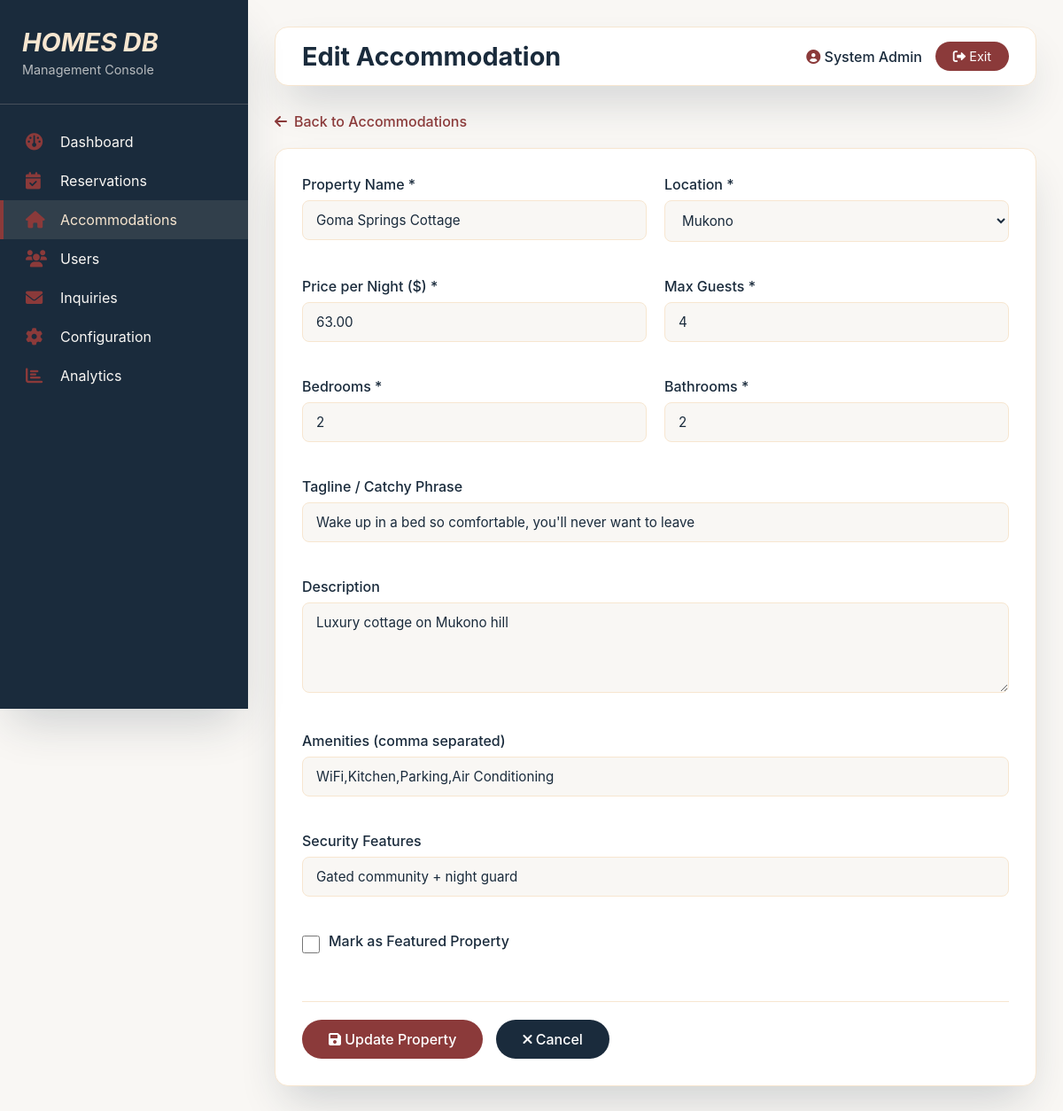
/admin/edit-accomodation.php?id=2 (signed in), run on the app's committed database.
### tables this page shows
CREATE TABLE `accommodations` (
  `accom_id` int(11) NOT NULL,
  `accom_slug` varchar(100) NOT NULL,
  `accom_name` varchar(200) NOT NULL,
  `accom_location` varchar(100) NOT NULL,
  `accom_price` decimal(10,2) NOT NULL,
  `accom_description` text DEFAULT NULL,
  `accom_bedrooms` int(11) DEFAULT 1,
  `accom_bathrooms` int(11) DEFAULT 1,
  `accom_max_guests` int(11) DEFAULT 2,
  `accom_amenities` text DEFAULT NULL,
  `accom_image_url` varchar(500) DEFAULT NULL,
  `accom_rating` decimal(2,1) DEFAULT 4.5,
  `accom_reviews` int(11) DEFAULT 0,
  `accom_tagline` varchar(200) DEFAULT NULL,
  `accom_security` varchar(200) DEFAULT NULL,
  `accom_featured` tinyint(1) DEFAULT 0,
  `accom_created_at` timestamp NOT NULL DEFAULT current_timestamp()
);

### db_config.php (called while the page is built)
<?php
$db_host = 'localhost';
$db_name = 'homes_db';
$db_user = 'root';
$db_pass = '';
try {
    $db_connection = new PDO("mysql:host=$db_host;dbname=$db_name;charset=utf8mb4", $db_user, $db_pass);
    $db_connection->setAttribute(PDO::ATTR_ERRMODE, PDO::ERRMODE_EXCEPTION);
    $db_connection->setAttribute(PDO::ATTR_DEFAULT_FETCH_MODE, PDO::FETCH_ASSOC);
} catch (PDOException $e) {
    die("Connection failed to database $db_name : " . $e->getMessage());
}
function db_query($sql, $params = []) {
    global $db_connection;
    $stmt = $db_connection->prepare($sql);
    $stmt->execute($params);
    return $stmt;
}
?>

### admin/edit-accomodation.php (the view, shortened to what this page needs)
<?php
require_once '../db_config.php';
$accom_id = isset($_GET['id']) ? $_GET['id'] : 0;
$accommodation = db_query("SELECT * FROM accommodations WHERE accom_id = ?", [$accom_id])->fetch();
?>
<!DOCTYPE html>
<html lang="en">
<head>
    <link rel="stylesheet" href="https://cdnjs.cloudflare.com/ajax/libs/font-awesome/6.0.0-beta3/css/all.min.css">
</head>
<body>
    <div class="nav-sidebar">
        <div class="sidebar-header">
            <h2>HOMES DB</h2>
            <p>Management Console</p>
        </div>
        <div class="nav-menu">
            <a href="dashboard.php" class="nav-item">
                <i class="fas fa-dashboard"></i>
                <span>Dashboard</span>
            </a>
            <a href="reservations.php" class="nav-item">
                <i class="fas fa-calendar-check"></i>
                <span>Reservations</span>
            </a>
            <a href="accommodations.php" class="nav-item active">
                <i class="fas fa-home"></i>
                <span>Accommodations</span>
            </a>
            <a href="users.php" class="nav-item">
                <i class="fas fa-users"></i>
                <span>Users</span>
            </a>
            <a href="inquiries.php" class="nav-item">
                <i class="fas fa-envelope"></i>
                <span>Inquiries</span>
            </a>
            <a href="configuration.php" class="nav-item">
                <i class="fas fa-cog"></i>
                <span>Configuration</span>
            </a>
            <a href="analytics.php" class="nav-item">
                <i class="fas fa-chart-bar"></i>
                <span>Analytics</span>
            </a>
        </div>
    </div>
    <div class="main-panel">
        <div class="top-header">
            <div class="page-header">
                <h1>Edit Accommodation</h1>
            </div>
            <div class="user-profile">
                <span><i class="fas fa-user-circle" style="color: var(--accent-burgundy);"></i> <?php echo $_SESSION['username']; ?></span>
                <a href="logout.php" class="logout-link"><i class="fas fa-sign-out-alt"></i> Exit</a>
            </div>
        </div>
        <a href="accommodations.php" class="back-link"><i class="fas fa-arrow-left"></i> Back to Accommodations</a>
        <div class="form-card">
            <form method="POST" action="">
                <div class="form-grid">
                    <div class="form-group">
                        <label>Property Name *</label>
                        <input type="text" name="name" class="form-control" value="<?php echo htmlspecialchars($accommodation['accom_name']); ?>" required>
                    </div>
                    <div class="form-group">
                        <label>Location *</label>
                        <select name="location" class="form-control" required>
                            <option value="Mukono" <?php echo $accommodation['accom_location'] == 'Mukono' ? 'selected' : ''; ?>>Mukono</option>
                        </select>
                    </div>
                    <div class="form-group">
                        <label>Price per Night ($) *</label>
                        <input type="number" name="price" class="form-control" step="0.01" value="<?php echo $accommodation['accom_price']; ?>" required>
                    </div>
                    <div class="form-group">
                        <label>Max Guests *</label>
                        <input type="number" name="max_guests" class="form-control" value="<?php echo $accommodation['accom_max_guests']; ?>" required>
                    </div>
                    <div class="form-group">
                        <label>Bedrooms *</label>
                        <input type="number" name="bedrooms" class="form-control" value="<?php echo $accommodation['accom_bedrooms']; ?>" required>
                    </div>
                    <div class="form-group">
                        <label>Bathrooms *</label>
                        <input type="number" name="bathrooms" class="form-control" step="0.5" value="<?php echo $accommodation['accom_bathrooms']; ?>" required>
                    </div>
                    <div class="form-group full-width">
                        <label>Tagline / Catchy Phrase</label>
                        <input type="text" name="tagline" class="form-control" value="<?php echo htmlspecialchars($accommodation['accom_tagline']); ?>">
                    </div>
                    <div class="form-group full-width">
                        <label>Description</label>
                        <textarea name="description" class="form-control" rows="4"><?php echo htmlspecialchars($accommodation['accom_description']); ?></textarea>
                    </div>
                    <div class="form-group full-width">
                        <label>Amenities (comma separated)</label>
                        <input type="text" name="amenities" class="form-control" value="<?php echo htmlspecialchars($accommodation['accom_amenities']); ?>">
                    </div>
                    <div class="form-group full-width">
                        <label>Security Features</label>
                        <input type="text" name="security" class="form-control" value="<?php echo htmlspecialchars($accommodation['accom_security']); ?>">
                    </div>
                    <div class="form-group full-width">
                        <div class="checkbox-group">
                            <input type="checkbox" name="featured" id="featured" <?php echo $accommodation['accom_featured'] ? 'checked' : ''; ?>>
                            <label for="featured">Mark as Featured Property</label>
                        </div>
                    </div>
                </div>
                <div class="form-actions">
                    <button type="submit" class="btn-primary"><i class="fas fa-save"></i> Update Property</button>
                    <a href="accommodations.php" class="btn-secondary"><i class="fas fa-times"></i> Cancel</a>
                </div>
            </form>
        </div>
    </div>
</body>
</html>

### admin/edit-accomodation.php (style rules this page uses)
* { margin: 0; padding: 0; box-sizing: border-box; font-family: 'Inter', -apple-system, sans-serif; }
:root { --primary-dark: #1A2B3C; --primary-light: #F9F7F4; --accent-cream: #F7E6D0; --accent-burgundy: #8B3A3A; --pure-white: #FFFFFF; --shadow-lg: 0 25px 50px -12px rgba(26,43,60,0.2); }
body { background-color: var(--primary-light); display: flex; min-height: 100vh; }
.nav-sidebar { width: 280px; background: var(--primary-dark); color: var(--primary-light); padding: 30px 0; position: fixed; height: 100vh; overflow-y: auto; box-shadow: var(--shadow-lg); }
.sidebar-header { padding: 0 25px 30px; border-bottom: 1px solid rgba(247,230,208,0.2); }
.sidebar-header h2 { color: var(--accent-cream); font-style: italic; font-size: 1.8rem; margin-bottom: 5px; }
.sidebar-header p { color: var(--primary-light); opacity: 0.7; font-size: 0.9rem; }
.nav-menu { padding: 20px 0; }
.nav-item { padding: 12px 25px; display: flex; align-items: center; gap: 15px; color: var(--primary-light); text-decoration: none; transition: all 0.25s; border-left: 4px solid transparent; }
.nav-item:hover, .nav-item.active { background: rgba(247,230,208,0.1); border-left-color: var(--accent-burgundy); color: var(--accent-cream); }
.nav-item i { width: 24px; font-size: 1.2rem; color: var(--accent-burgundy); }
.main-panel { flex: 1; margin-left: 280px; padding: 30px; }
.top-header { background: var(--pure-white); padding: 15px 30px; border-radius: 15px; box-shadow: var(--shadow-lg); display: flex; justify-content: space-between; align-items: center; margin-bottom: 30px; border: 1px solid var(--accent-cream); }
.page-header h1 { color: var(--primary-dark); font-size: 1.8rem; }
.user-profile { display: flex; align-items: center; gap: 15px; }
.user-profile span { color: var(--primary-dark); font-weight: 500; }
.logout-link { background: var(--accent-burgundy); color: white; padding: 8px 20px; border-radius: 40px; text-decoration: none; font-size: 0.9rem; transition: all 0.25s; }
.back-link { display: inline-flex; align-items: center; gap: 8px; color: var(--accent-burgundy); text-decoration: none; margin-bottom: 20px; font-weight: 500; }
.form-card { background: var(--pure-white); border-radius: 15px; box-shadow: var(--shadow-lg); border: 1px solid var(--accent-cream); padding: 30px; }
.form-grid { display: grid; grid-template-columns: repeat(2, 1fr); gap: 20px; }
.form-group { margin-bottom: 20px; }
.form-group.full-width { grid-column: span 2; }
.form-group label { display: block; margin-bottom: 8px; color: var(--primary-dark); font-weight: 500; }
.form-control { width: 100%; padding: 12px 15px; border: 1px solid var(--accent-cream); border-radius: 8px; background: var(--primary-light); color: var(--primary-dark); font-size: 0.95rem; }
textarea.form-control { resize: vertical; min-height: 100px; }
.checkbox-group { display: flex; align-items: center; gap: 10px; }
.checkbox-group input { width: 20px; height: 20px; }
.form-actions { display: flex; gap: 15px; margin-top: 30px; padding-top: 20px; border-top: 1px solid var(--accent-cream); }
.btn-primary { background: var(--accent-burgundy); color: white; padding: 12px 30px; border-radius: 40px; text-decoration: none; font-weight: 500; border: none; cursor: pointer; font-size: 1rem; transition: all 0.25s; }
.btn-secondary { background: var(--primary-dark); color: white; padding: 12px 30px; border-radius: 40px; text-decoration: none; font-weight: 500; border: none; cursor: pointer; font-size: 1rem; transition: all 0.25s; }

### data on the page
accommodations: name "Goma Springs Cottage", location "Mukono", price "63.00", max_guests "4", bedrooms "2", bathrooms "2", tagline "Wake up in a bed so comfortable, you'll never want to leave", description "Luxury cottage on Mukono hill", amenities "WiFi,Kitchen,Parking,Air Conditioning", security "Gated community + night guard"

### other printed values
$_SESSION['username'] "System Admin"
